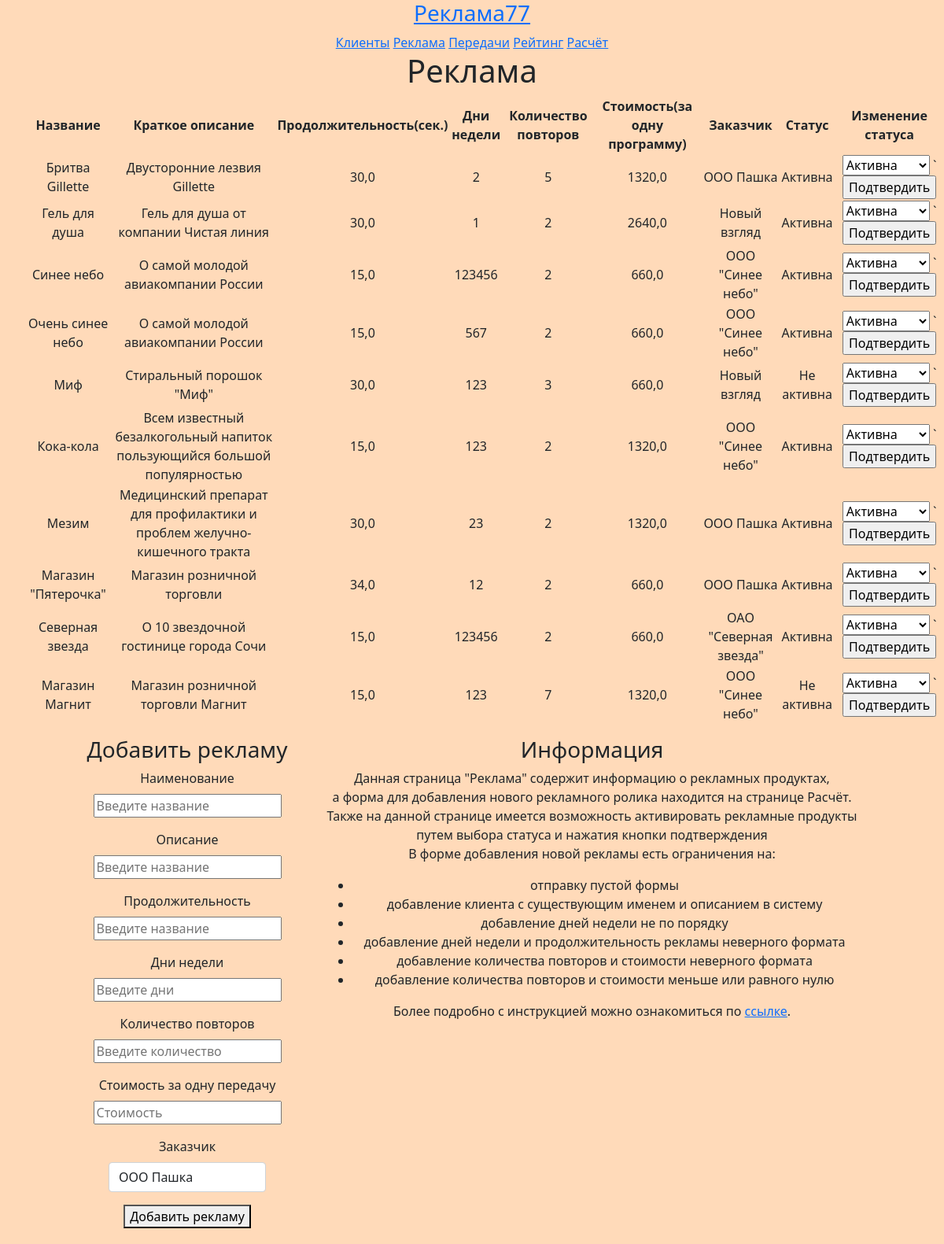
Page /advertisement on the committed database.
### tvad/models.py (models this page shows)
class Advertisement(models.Model):
    name = models.CharField(max_length=100, verbose_name='Название')
    description = models.CharField(max_length=150, verbose_name='Краткое описание')
    duration = models.FloatField(verbose_name='Продолжительность')
    day_week = models.IntegerField(verbose_name='День недели')
    number_repetitions = models.IntegerField(verbose_name='Количество повторов')
    cost = models.FloatField(blank=True, verbose_name='Стоимость')
    customer = models.ForeignKey(Customer, on_delete=models.DO_NOTHING, verbose_name='Заказчик')
    status = models.ForeignKey(Status, on_delete=models.DO_NOTHING, verbose_name='Статус рекламы')
    def __str__(self):
        return self.name

class Customer(models.Model):
    name = models.CharField(max_length=100, verbose_name='Наименование')
    contract_number = models.CharField(max_length=100, verbose_name='Номер договора')
    bank_details = models.CharField(max_length=200, verbose_name='Банковские реквизиты')
    contact_person = models.CharField(max_length=100, verbose_name='Контактное лицо')
    telephone = models.CharField(max_length=12, verbose_name='Номер телефона')
    money = models.IntegerField(verbose_name='Кошелек')
    def __str__(self):
        return self.name

class Status(models.Model):
    status_name = models.CharField(max_length=50, verbose_name='Название')
    def __str__(self):
        return self.status_name

### tvad/views.py (the view)
# urls.py: path('advertisement', views.advertisement, name='advertisement'),
def advertisement(request):
    advertisement_all = Advertisement.objects.all()
    customer_all = Customer.objects.all()
    status = Advertisement.objects.all()
    print(advertisement_all)
    return render(request, 'advertisement.html', {
        'title': 'Реклама',
        'advertisement_all': advertisement_all,
        'customer_all': customer_all,
        'status_all': status,
    })

### templates/advertisement.html (shortened to what this page needs)
{% load static %}
<!DOCTYPE html>
<html lang="en">
<head>
    <link href="https://cdn.jsdelivr.net/npm/bootstrap@5.0.2/dist/css/bootstrap.min.css" rel="stylesheet">
    <link rel="stylesheet" type="text/css" href="{% static 'todo/main.css' %}"/>
</head>
<body class="text-center">
<h3><a href="{% url 'index' %}">Реклама77</a></h3>
    <a href="{% url 'customer' %}">Клиенты</a>
    <a href="{% url 'advertisement' %}">Реклама</a>
    <a href="{% url 'broadcast' %}">Передачи</a>
    <a href="{% url 'rating' %}">Рейтинг</a>
    <a href="{% url 'calculation' %}">Расчёт</a>
<h1>Реклама</h1>
<div class="text-center">
    <ul>
        <table style="margin: auto">
            <tbody>
            <tr>
                <th>Название</th>
                <th>Краткое описание</th>
                <th>Продолжительность(сек.)</th>
                <th>Дни недели</th>
                <th>Количество повторов</th>
                <th>Стоимость(за одну программу)</th>
                <th>Заказчик</th>
                <th>Статус</th>
                <th>Изменение статуса</th>
            </tr>
            {% for tvad in advertisement_all %}
            <tr>
                <td>{{ tvad.name }}</td>
                <td>{{ tvad.description }}</td>
                <td>{{ tvad.duration }}</td>
                <td>{{ tvad.day_week }}</td>
                <td>{{ tvad.number_repetitions }}</td>
                <td>{{ tvad.cost }}</td>
                <td>{{ tvad.customer }}</td>
                <td>{{ tvad.status }}</td>
                <td>
                    <form action="{% url 'updateStatusAdv' %}" value="" class="text-center" enctype="multipart/form-data" method="post">
                        <select name="status">
                            <option value="{{ 1 }}">Активна</option>
                        </select>
                        `<input class="inp" type="submit" name="status_b" value="Подтвердить">
                    </form>
                </td>
            </tr>
            {% endfor %}
            </tbody>
        </table>
    </ul>
</div>
<div class="cont">
    <div class="forma">
        <h3>Добавить рекламу</h3>
            <form class="form-create" method="post" action="{% url 'create_advertisement' %}" value="" enctype="multipart/form-data" style="margin: auto">
                <label class="mb-2">Наименование</label>
                <div class="mb-3">
                    <input type="text" name="name" id="name" placeholder="Введите название">
                </div>
                <label class="mb-2">Описание</label>
                <div class="mb-3">
                    <input type="text" name="desc" id="desc" placeholder="Введите название">
                </div>
                <label class="mb-2">Продолжительность</label>
                <div class="mb-3">
                    <input type="text" name="dur" id="dur" placeholder="Введите название">
                </div>
                    <label class="mb-2">Дни недели</label>
                <div class="mb-3">
                    <input type="text" name="day_week" id="day_week" placeholder="Введите дни">
                </div>
                <label class="mb-2">Количество повторов</label>
                <div class="mb-3">
                    <input type="text" name="number_repetitions_r" id="number_repetitions_r" placeholder="Введите количество">
                </div>
                <label class="mb-2">Стоимость за одну передачу</label>
                <div class="mb-3">
                    <input type="text" name="cost_r" id="cost_r" placeholder="Стоимость">
                </div>
                <label class="mb-2">Заказчик</label>
                <div class="mb-3">
                    <select class="form-control" id="customer" name="selected_customer" style="width: 200px;margin: auto">
                        {% for tvad in customer_all %}
                            <option value="{{ tvad.id }}">{{ tvad.name }}</option>
                        {% endfor %}
                    </select>
                </div>
                <div class="text-center">
                        <button type="submit" class="main_button" id="btncreate" style="margin-bottom: 20px;">Добавить рекламу</button>
                </div>
            </form>
    </div>
    <br>
        <div class="info mb-3">
        <h3>Информация</h3>
            <p>Данная страница "Реклама" содержит информацию о рекламных продуктах,<br>
                а форма для добавления нового рекламного ролика находится на странице Расчёт.<br>
                Также на данной странице имеется возможность активировать рекламные продукты<br>
                путем выбора статуса и нажатия кнопки подтверждения<br>
                В форме добавления новой рекламы есть ограничения на:
                    <ul class="" style="list-style-type: disc">
                        <li>отправку пустой формы</li>
                        <li>добавление клиента с существующим именем и описанием в систему</li>
                        <li>добавление дней недели не по порядку</li>
                        <li>добавление дней недели и продолжительность рекламы неверного формата </li>
                        <li>добавление количества повторов и стоимости неверного формата </li>
                        <li>добавление количества повторов и стоимости меньше или равного нулю </li>
                    </ul>
                Более подробно с инструкцией можно ознакомиться по <a href="https://disk.yandex.ru/i/iTa8IC4639cbpg">ссылке</a>.
            </p>
        </div>
</div>
</body>
</html>

### static/todo/main.css (style rules this page uses)
body { background-color: peachpuff; }
.cont { display: flex; flex-direction: row; justify-content: center; }
.info { margin-left: 50px; }

### rows in the picture
Advertisement: name "Бритва Gillette", description "Двусторонние лезвия Gillette", duration "30,0", day_week "2", number_repetitions "5", cost "1320,0", customer "ООО Пашка", status "Активна"
Advertisement: name "Гель для душа", description "Гель для душа от компании Чистая линия", duration "30,0", day_week "1", number_repetitions "2", cost "2640,0", customer "Новый взгляд", status "Активна"
Advertisement: name "Синее небо", description "О самой молодой авиакомпании России", duration "15,0", day_week "123456", number_repetitions "2", cost "660,0", customer "ООО \"Синее небо\"", status "Активна"
Advertisement: name "Очень синее небо", description "О самой молодой авиакомпании России", duration "15,0", day_week "567", number_repetitions "2", cost "660,0", customer "ООО \"Синее небо\"", status "Активна"
Advertisement: name "Миф", description "Стиральный порошок \"Миф\"", duration "30,0", day_week "123", number_repetitions "3", cost "660,0", customer "Новый взгляд", status "Не активна"
Advertisement: name "Кока-кола", description "Всем известный безалкогольный напиток пользующийся большой популярностью", duration "15,0", day_week "123", number_repetitions "2", cost "1320,0", customer "ООО \"Синее небо\"", status "Активна"
Advertisement: name "Мезим", description "Медицинский препарат для профилактики и проблем желучно-кишечного тракта", duration "30,0", day_week "23", number_repetitions "2", cost "1320,0", customer "ООО Пашка", status "Активна"
Advertisement: name "Магазин \"Пятерочка\"", description "Магазин розничной торговли", duration "34,0", day_week "12", number_repetitions "2", cost "660,0", customer "ООО Пашка", status "Активна"
Advertisement: name "Северная звезда", description "О 10 звездочной гостинице города Сочи", duration "15,0", day_week "123456", number_repetitions "2", cost "660,0", customer "ОАО \"Северная звезда\"", status "Активна"
Advertisement: name "Магазин Магнит", description "Магазин розничной торговли Магнит", duration "15,0", day_week "123", number_repetitions "7", cost "1320,0", customer "ООО \"Синее небо\"", status "Не активна"

### other values in the picture
form field selected_customer "ООО Пашка"
